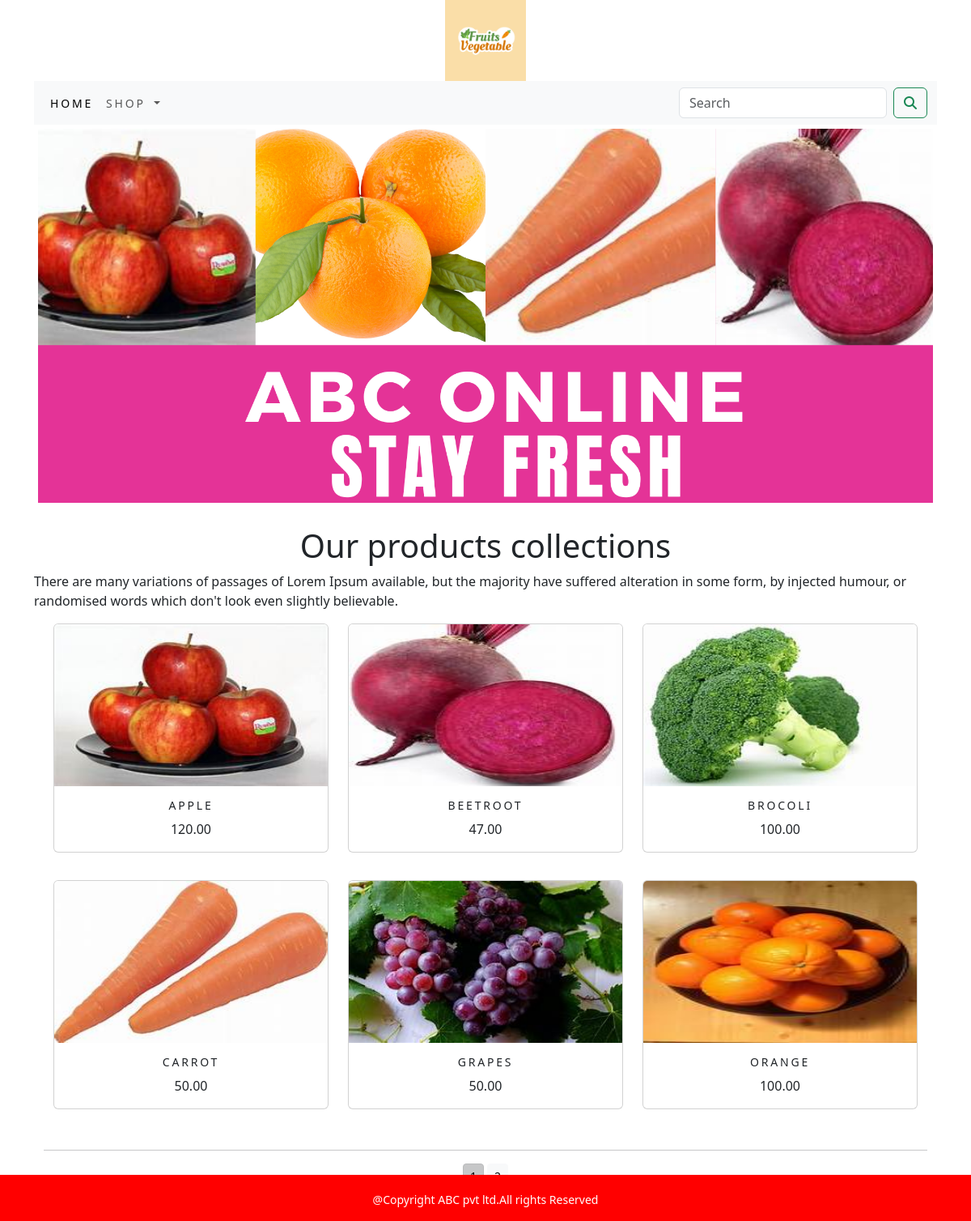
The app's page /ecommerce/ with its own data.
### ecommerce_app/models.py (models this page shows, shortened)
class Product(models.Model):
    objects = None
    name=models.CharField(max_length=250,unique=True)
    slug=models.SlugField(max_length=250,unique=True)
    description=models.TextField(blank=True)
    price=models.DecimalField(max_digits=10,decimal_places=2)
    category=models.ForeignKey(Category,on_delete=models.CASCADE)
    image=models.ImageField(upload_to='product',blank=True)
    stock=models.IntegerField()
    available=models.BooleanField(default=True)
    created=models.DateTimeField(auto_now_add=True)
    updated=models.DateTimeField(auto_now=True)
    def get_url(self):
        return reverse('ecommerce_app:prodCatdetail',args=[self.category.slug,self.slug])
    class Meta:
        ordering=('name',)
        verbose_name='product'
        verbose_name_plural='products'

### ecommerce_app/views.py (the view)
# urls.py: path('',views.allProdCat,name='allProdCat'),
def allProdCat(request,c_slug=None):
    c_page=None
    products_list=None
    if c_slug!=None:
        c_page=get_object_or_404(Category,slug=c_slug)
        products_list=Product.objects.all().filter(category=c_page,available=True)
    else:
        products_list=Product.objects.all().filter(available=True)
    paginator=Paginator(products_list,6)
    try:
        page=int(request.GET.get('page','1'))
    except:
        page=1
    try:
        products=paginator.page(page)
    except(EmptyPage,InvalidPage):
        products=paginator.page(paginator.num_pages)
    return render(request,"category.html",{'category':c_page,'products':products})

### cart/context_processors.py (called while the page is built)
def counter(request):
    item_count=0
    if 'admin' in request.path:
        return {}
    else:
        try:
            cart=Cart.objects.filter(cart_id=_cart_id(request))
            car_items=CartItem.objects.all().filter(cart=cart[:1])
            for cart_items in car_items:
                item_count += cart_items.quantity
        except Cart.DoesNotExist:
            item_count=0
        return dict(item_count=item_count)

### cart/views.py (called while the page is built)
def _cart_id(request):
    cart=request.session.session_key
    if not cart:
        cart=request.session.create()
    return cart

### ecommerce_app/context_processors.py (called while the page is built)
def menu_links(request):
    links=Category.objects.all()
    return dict(links=links)

### ecommerce_app/models.py (called while the page is built)
    def get_url(self):
        return reverse('ecommerce_app:products_by_category',args=[self.slug])

### templates/category.html (shortened to what this page needs)
{% extends 'base.html' %}
{% load static %}
{% block content %}
<div class="mx_auto">
    {% if category %}
    <img style="width:100%;height:auto;" src="{{category.image.url}}" alt="{{category.name}}">
    </div>
<br>
<div>
    <h1 class="text-center my_title">{{category.name}}</h1>
    <p>{{category.description}}</p>
</div>
{% else %}
<div>
    <img class=" my_image_padding" src="{% static 'img/banner.png' %}" alt="Our products" width="100%">
</div>
<br>
<div>
    <h1 class="text-center my_title">Our products collections</h1>
    <p class="text-justify">There are many variations of passages of Lorem Ipsum available, but the majority have suffered alteration in some form, by injected humour, or randomised words which don't look even slightly believable.</p>
</div>
{% endif %}
<div class="container">
    <div class="row mx-auto">
        {% for product in products.object_list %}
        <div class="my_bottom_margin col-sm-12 col-md-4  col-lg-4">
            <div class="card text-center" style="min-width: 18rem;">
  <a href="{{product.get_url}}"><img class="card-img-top" src="{{product.image.url}}" alt="{{product.name}}" width="200px" height="200px"></a>
  <div class="card-body">
    <h4 class="card-title" >{{product.name}}</h4>
    <p class="card-text">{{product.price}}</p>
  </div>
</div> <BR>
        </div>
        {% endfor %}
    </div>
    <div class="mx-auto">
        {% if products.paginator.num_pages > 1 %}
        <hr>
        <div class="text-center">
            {% for pg in products.paginator.page_range %}
            <a href="?page={{pg}}" class="btn btn-light btn-sm
                {% if products.number == pg %} active {% endif %}">{{pg}}
            </a>
            {% endfor %}
        </div>
         {% endif %}
    </div>
    <br>
</div>
{% endblock %}

### templates/base.html (shortened to what this page needs)
{% load static %}
<!DOCTYPE html>
<html lang="en">
<head>
       <link href="{% static 'css/bootstrap.min.css' %}" rel="stylesheet">
    <link rel="stylesheet" href="{% static 'css/custom.css' %}">
</head>
<body>
<div class="container">
    {% include 'header.html' %}
    {% include 'nav.html' %}
    {% block content %}
    {% endblock %}
</div>
    {% include 'footer.html' %}
</body>
</html>

### templates/header.html
{% load static %}
<header>
    <center>
        <img src="{% static 'img/logo.png' %}" alt="logimage" width="100px">
    </center>
</header>

### templates/nav.html (shortened to what this page needs)
<nav class="navbar navbar-expand-lg bg-body-tertiary">
  <div class="container-fluid">
    <div class="collapse navbar-collapse" id="navbarSupportedContent">
      <ul class="navbar-nav me-auto mb-2 mb-lg-0">
        <li class="nav-item">
          <a class="nav-link active" aria-current="page" href="#">Home</a>
        </li>
        <li class="nav-item dropdown {% if 'ecommerce_app' in request.path %} active {% endif %}">
          <a class="nav-link dropdown-toggle" href="#" role="button" data-bs-toggle="dropdown" aria-expanded="false">
            Shop
          </a>
        </li>
      </ul>
      <form class="d-flex" role="search" action="{% url 'search_app:SearchResult' %}" method="get">
        <input class="form-control me-2" type="search" placeholder="Search" name="q" aria-label="Search">
        <button class="btn btn-outline-success" type="submit"><i class="fa-solid fa-magnifying-glass"></i></button>
      </form>
    </div>
  </div>
</nav>

### templates/footer.html
<div class="footer navbar-fixed-bottom my_footer">
    <p class="text-center">@Copyright ABC pvt ltd.All rights Reserved</p>
</div>

### static/css/custom.css (style rules this page uses)
.nav-item { letter-spacing : .2em; font-size : 14px; text-transform : uppercase; }
.my_footer p { padding-top : 20px; font-size : 14px; }
.my_footer { position: fixed; left: 0; bottom: 0; width: 100%; background-color: red; color: white; text-align: center; }
.my_image_padding { padding:5px; }
.my_bottom_margin { margin-bottom : 10px; }
.card-body h4 { font-size : 14px; text-transform : uppercase; letter-spacing : .2em }

### records on screen
Product: image (picture), name "APPLE", price "120.00"
Product: image (picture), name "BEETROOT", price "47.00"
Product: image (picture), name "BROCOLI", price "100.00"
Product: image (picture), name "CARROT", price "50.00"
Product: image (picture), name "GRAPES", price "50.00"
Product: image (picture), name "ORANGE", price "100.00"
